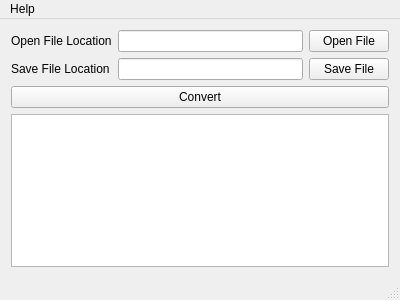
<?xml version="1.0" encoding="UTF-8"?>
<ui version="4.0">
 <class>MainWindow</class>
 <widget class="QMainWindow" name="MainWindow">
  <property name="geometry">
   <rect>
    <x>0</x>
    <y>0</y>
    <width>400</width>
    <height>300</height>
   </rect>
  </property>
  <property name="windowTitle">
   <string>YUVwriter</string>
  </property>
  <widget class="QWidget" name="centralWidget">
   <layout class="QGridLayout" name="gridLayout_2">
    <item row="0" column="0">
     <layout class="QGridLayout" name="gridLayout">
      <item row="0" column="1">
       <widget class="QLineEdit" name="lineEdit"/>
      </item>
      <item row="0" column="0">
       <widget class="QLabel" name="label">
        <property name="text">
         <string>Open File Location</string>
        </property>
       </widget>
      </item>
      <item row="1" column="1">
       <widget class="QLineEdit" name="lineEdit_2"/>
      </item>
      <item row="1" column="0">
       <widget class="QLabel" name="label_2">
        <property name="text">
         <string>Save File Location</string>
        </property>
       </widget>
      </item>
      <item row="0" column="2">
       <widget class="QPushButton" name="pushButton">
        <property name="text">
         <string>Open File</string>
        </property>
       </widget>
      </item>
      <item row="1" column="2">
       <widget class="QPushButton" name="pushButton_3">
        <property name="text">
         <string>Save File</string>
        </property>
       </widget>
      </item>
     </layout>
    </item>
    <item row="1" column="0">
     <widget class="QPushButton" name="pushButton_2">
      <property name="text">
       <string>Convert</string>
      </property>
     </widget>
    </item>
    <item row="2" column="0">
     <widget class="QPlainTextEdit" name="plainTextEdit"/>
    </item>
   </layout>
  </widget>
  <widget class="QMenuBar" name="menuBar">
   <property name="geometry">
    <rect>
     <x>0</x>
     <y>0</y>
     <width>400</width>
     <height>21</height>
    </rect>
   </property>
   <widget class="QMenu" name="menuHelp">
    <property name="title">
     <string>Help</string>
    </property>
    <addaction name="actionFile_info"/>
   </widget>
   <addaction name="menuHelp"/>
  </widget>
  <widget class="QStatusBar" name="statusBar"/>
  <action name="actionFile_info">
   <property name="text">
    <string>File info</string>
   </property>
  </action>
 </widget>
 <layoutdefault spacing="6" margin="11"/>
 <resources/>
 <connections/>
</ui>
